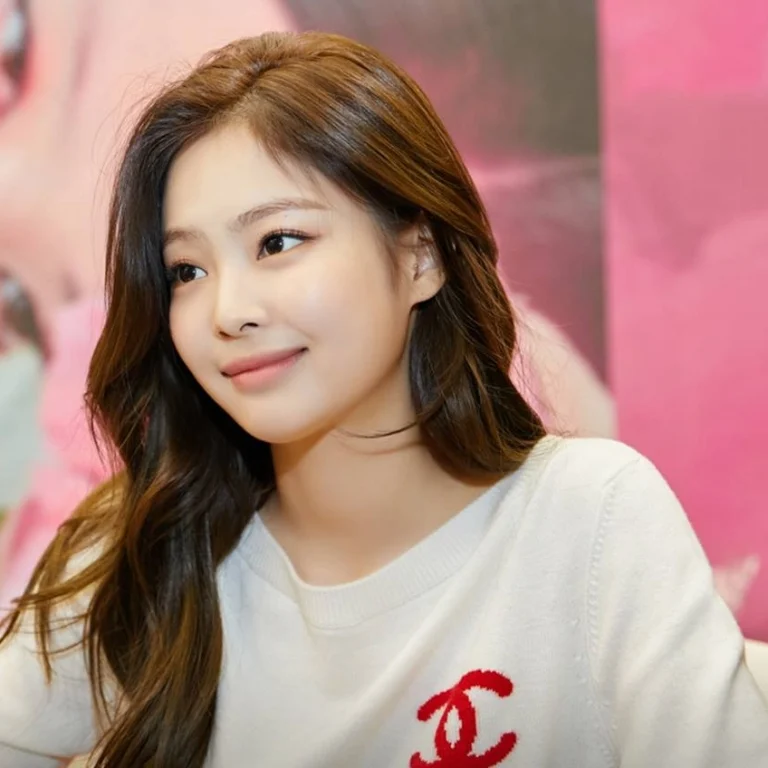
#> input picture OpenCV/data/jennie.jpg, 768 x 768 px
$ python adaptive_thresh.py
#> lines starting #> are read from the running program, lines starting #| are printed output that depends on the picture; after the words box and inside, x2 and y2 are one past the last pixel; in counts of white or black regions, pixels touching at a corner belong together
import os
import cv2


def convert_to_binary(img_grayscale):
    # adaptiveMethod=cv2.ADAPTIVE_THRESH_MEAN_C or cv2.ADAPTIVE_THRESH_GAUSSIAN_C
    img_binary = cv2.adaptiveThreshold(img_grayscale,
                                       maxValue=255,
                                       adaptiveMethod=cv2.ADAPTIVE_THRESH_MEAN_C,
                                       thresholdType=cv2.THRESH_BINARY,
                                       blockSize=15,
                                       C=8)
    return img_binary


input_img_path = 'data/jennie.jpg'
# read color image with grayscale flag: "cv2.IMREAD_GRAYSCALE"
img_grayscale = cv2.imread(input_img_path, cv2.IMREAD_GRAYSCALE)
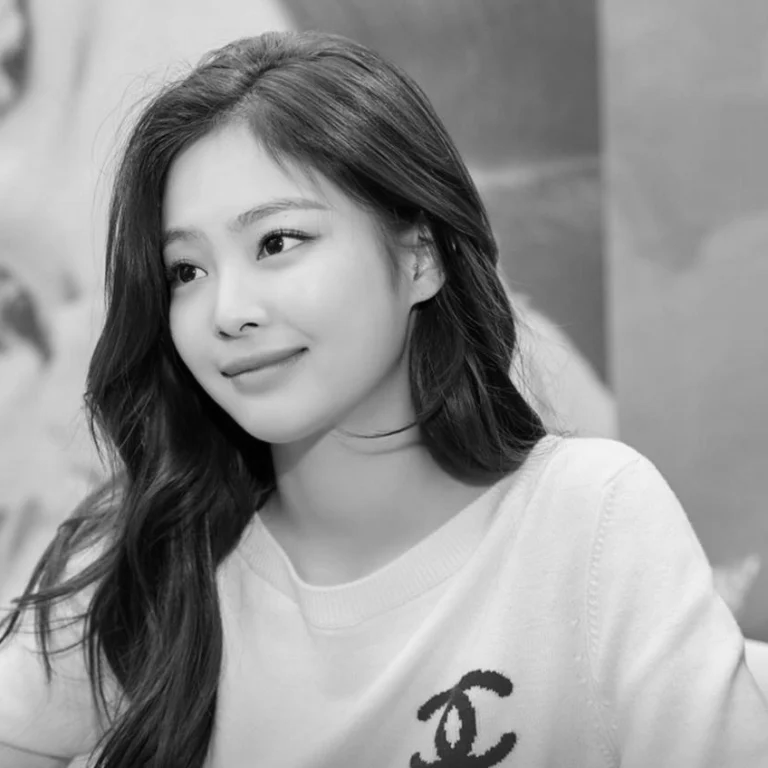
#> img_grayscale: shape (768, 768); min 0, max 247, mean 147.2

img_binary = convert_to_binary(img_grayscale)
#> in convert_to_binary, `img_binary = cv2.adaptiveThreshold(img_grayscale, maxValue=255, adapti..`:
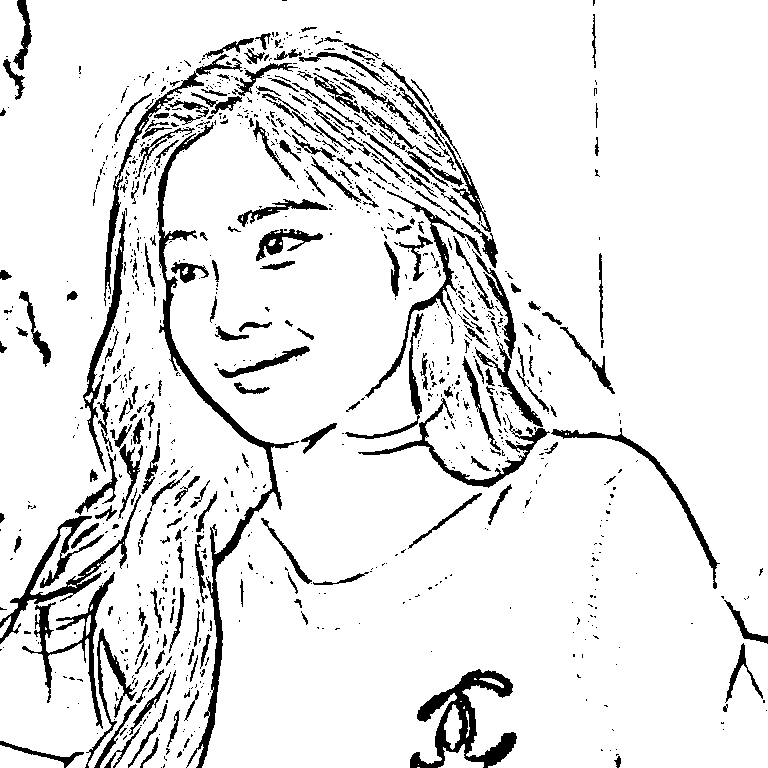
#> img_binary: shape (768, 768); 90.2% white; 1091 black regions (847 under 20 px), largest, box (x1, y1, x2, y2) and area: (157, 122, 299, 768) 5300, (410, 669, 517, 768) 3629, (0, 494, 141, 644) 2744
cv2.imwrite('data/adaptive_%s' % os.path.basename(input_img_path), img_binary)

$ run again, with OpenCV/data/phongcanh.jpg copied over OpenCV/data/jennie.jpg
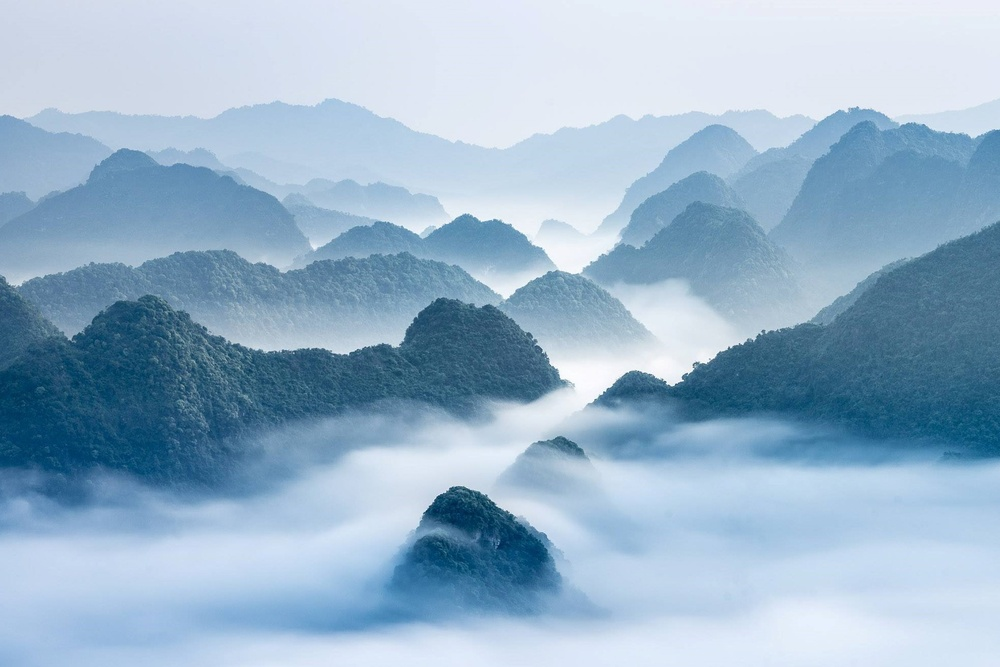
#> input picture OpenCV/data/phongcanh.jpg, 1000 x 667 px, shrunk from 3070 x 2048 before the run
#> `img_grayscale = cv2.imread(input_img_path, cv2.IMREAD_GRAYSCALE)`:
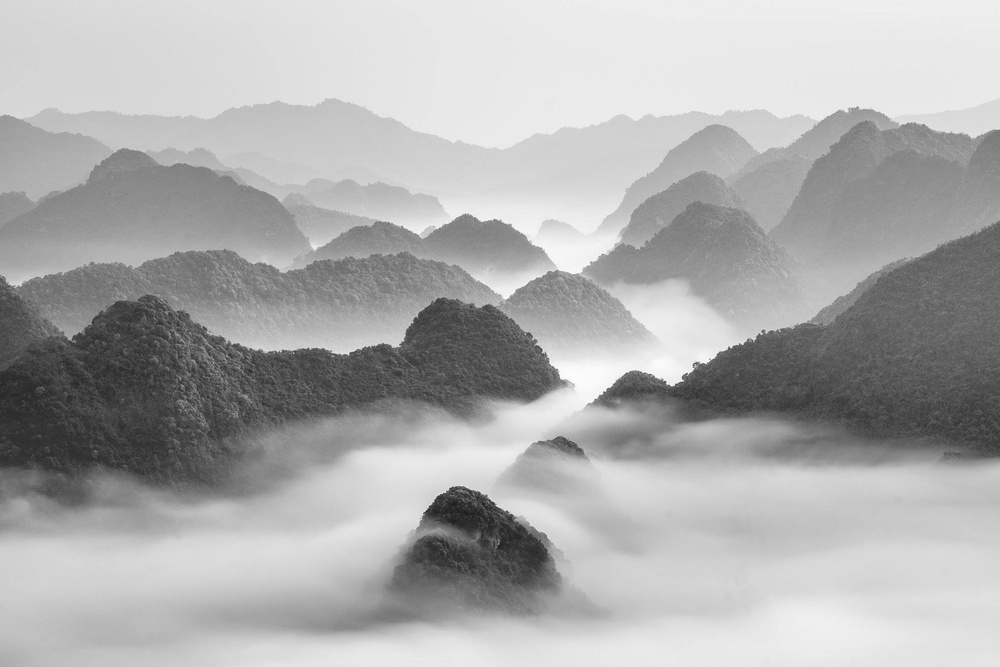
#> img_grayscale: shape (667, 1000); min 30, max 255, mean 173.2
#> in convert_to_binary, `img_binary = cv2.adaptiveThreshold(img_grayscale, maxValue=255, adapti..`:
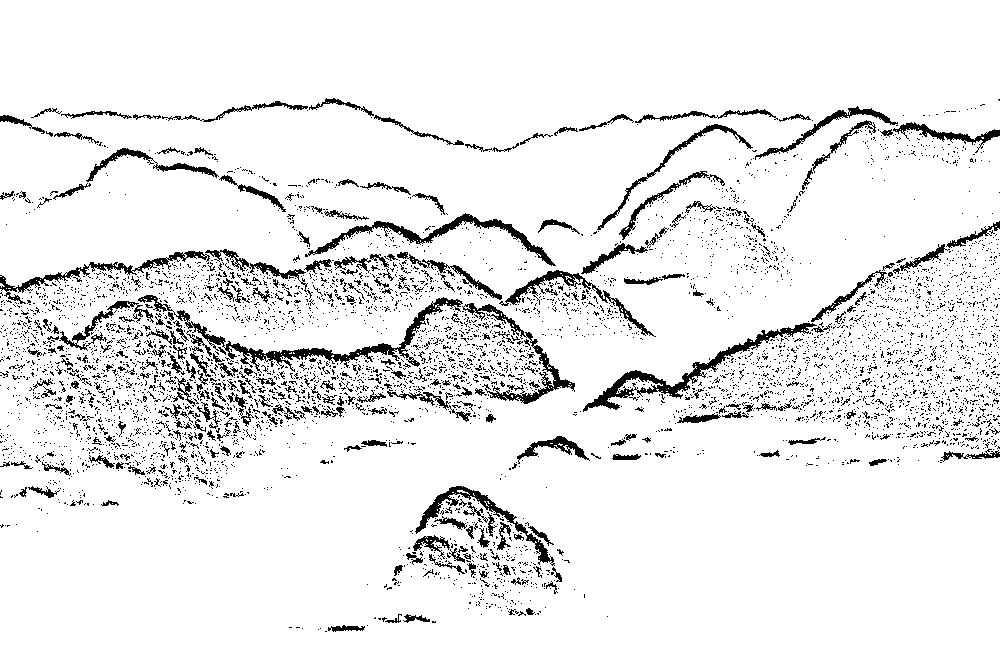
#> img_binary: shape (667, 1000); 92.3% white; 5545 black regions (5234 under 20 px), largest, box (x1, y1, x2, y2) and area: (138, 295, 463, 373) 2779, (583, 323, 817, 412) 2279, (305, 213, 556, 266) 1752
